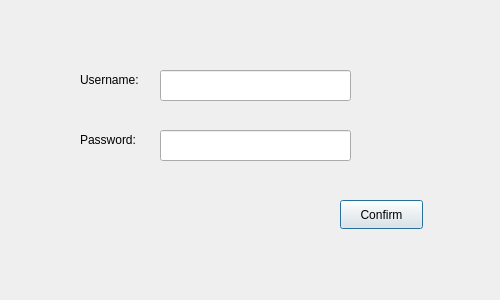
<?xml version="1.0" encoding="UTF-8"?>
<ui version="4.0">
 <class>adminauthenticate</class>
 <widget class="QDialog" name="adminauthenticate">
  <property name="geometry">
   <rect>
    <x>0</x>
    <y>0</y>
    <width>500</width>
    <height>300</height>
   </rect>
  </property>
  <property name="maximumSize">
   <size>
    <width>800</width>
    <height>500</height>
   </size>
  </property>
  <property name="acceptDrops">
   <bool>false</bool>
  </property>
  <property name="windowTitle">
   <string>Authentication</string>
  </property>
  <widget class="QLineEdit" name="usernameLineEdit">
   <property name="geometry">
    <rect>
     <x>160</x>
     <y>70</y>
     <width>191</width>
     <height>31</height>
    </rect>
   </property>
  </widget>
  <widget class="QLineEdit" name="passwordLineEdit">
   <property name="geometry">
    <rect>
     <x>160</x>
     <y>130</y>
     <width>191</width>
     <height>31</height>
    </rect>
   </property>
   <property name="echoMode">
    <enum>QLineEdit::Password</enum>
   </property>
  </widget>
  <widget class="QLabel" name="label">
   <property name="geometry">
    <rect>
     <x>80</x>
     <y>70</y>
     <width>71</width>
     <height>20</height>
    </rect>
   </property>
   <property name="text">
    <string>Username:</string>
   </property>
  </widget>
  <widget class="QLabel" name="label_2">
   <property name="geometry">
    <rect>
     <x>80</x>
     <y>130</y>
     <width>71</width>
     <height>20</height>
    </rect>
   </property>
   <property name="text">
    <string>Password:</string>
   </property>
  </widget>
  <widget class="QPushButton" name="pushButton">
   <property name="geometry">
    <rect>
     <x>340</x>
     <y>200</y>
     <width>83</width>
     <height>29</height>
    </rect>
   </property>
   <property name="text">
    <string>Confirm</string>
   </property>
  </widget>
 </widget>
 <resources/>
 <connections/>
</ui>
